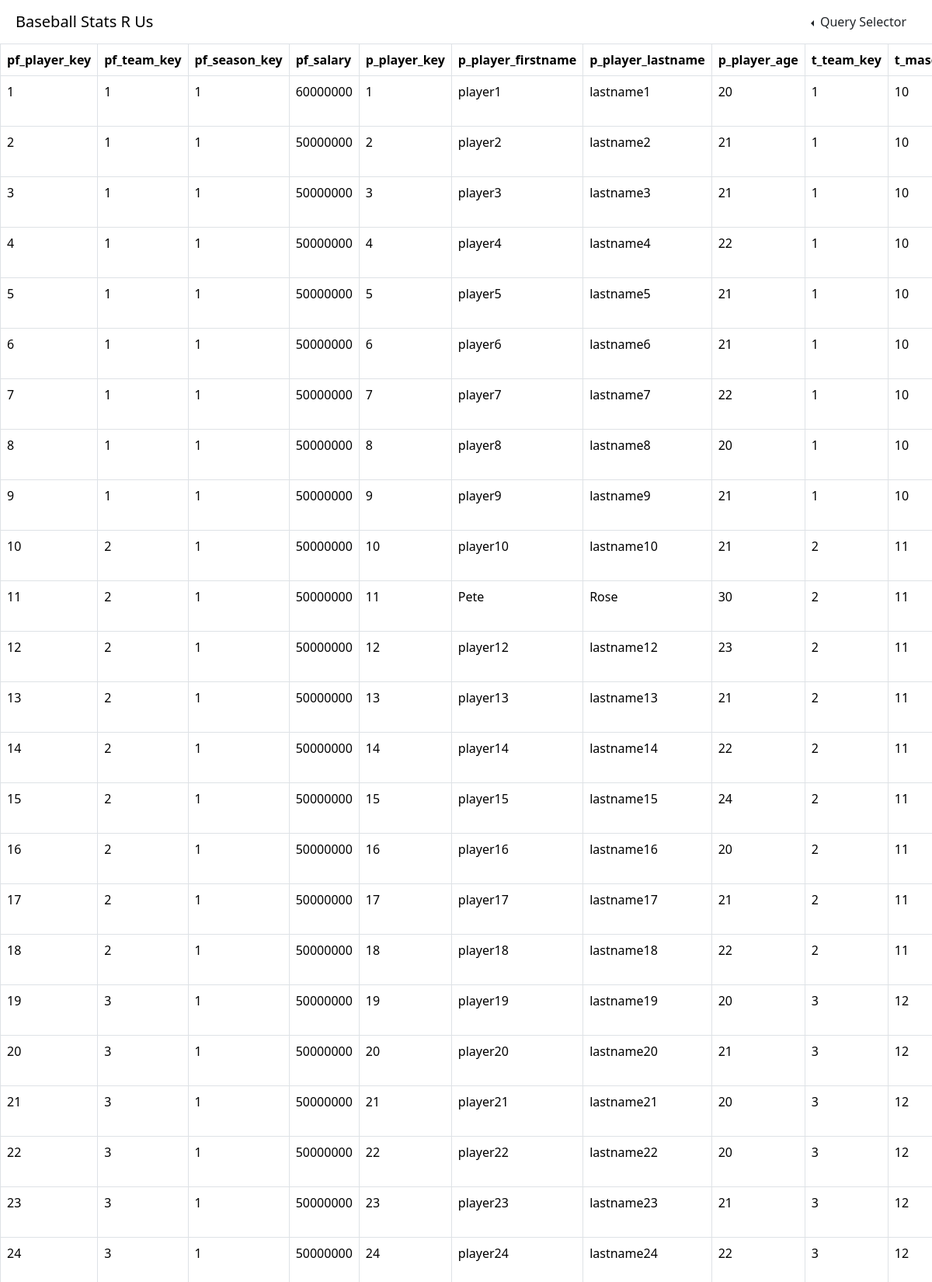
/Q1.html (upper part), run on the app's committed database.
### tables this page shows
CREATE TABLE played_for (
    pf_player_key decimal(3,0) not null,
    pf_team_key decimal(3,0) not null,
    pf_season_key decimal(3,0) not null,
    pf_salary decimal(11,0) not null
);

CREATE TABLE players (
    p_player_key decimal(3,0) not null,
    p_player_firstname varchar(25) not null,
    p_player_lastname varchar(25) not null,
    p_player_age decimal(3,0) not null
);

CREATE TABLE teams (
    t_team_key decimal(3,0) not null,
    t_mascot_key decimal(3,0) not null,
    t_coach_key decimal(3,0) not null,
    t_team_name varchar(25) not null
);

### flask_app.py (the view)
@app.route('/Q1.html')
def index_Q1():
    conn = get_conn(db)
    cursor = conn.cursor()
    sql_file_path = 'sql/Queries/query1.sql'
    execute_query_from_file(sql_file_path, cursor)
    results = cursor.fetchall()
    close_conn(conn)
    return render_template('Q1.html', results=results)

### flask_app.py (called while the page is built)
def get_conn(_db):
    conn = None
    try:
        conn = sqlite3.connect(_db)
    except Error as e:
        print(e)
    return conn

def close_conn(_conn):
    try:
        _conn.close()
    except Error as e:
        print(e)
    return

def execute_query_from_file(file_path, cursor):
    with open(file_path, 'r') as file:
        sql_query = file.read()
        cursor.execute(sql_query)

### templates/Q1.html (shortened to what this page needs)
<!DOCTYPE html>
<html>
    <head>
        <link href="https://cdn.jsdelivr.net/npm/bootstrap@5.3.2/dist/css/bootstrap.min.css" rel="stylesheet">
        <link href="{{url_for('static', filename='assets/css/custom.css')}}" rel="stylesheet">
    </head>
    <body>
    <header>
        <nav class="navbar">
            <div class="container-fluid">
                <span class="navbar-brand ms-2">Baseball Stats R Us</span>
                <ul class="navbar-nav me-2">
                    <li class="nav-item dropstart">
                        <button class="btn dropdown-toggle" data-bs-toggle="dropdown">
                            Query Selector
                        </button>
                    </li>
                </ul>
            </div>
        </nav>
    </header>
    <div class="table-responsive">
        <table class="table table-bordered">
            <tr>
                <th>pf_player_key</th>
                <th>pf_team_key</th>
                <th>pf_season_key</th>
                <th>pf_salary</th>
                <th>p_player_key</th>
                <th>p_player_firstname</th>
                <th>p_player_lastname</th>
                <th>p_player_age</th>
                <th>t_team_key</th>
                <th>t_mascot_key</th>
            </tr>
            {%for column in results%}
                <tr>
                    <td>{{column[0]}}</td>
                    <td>{{column[1]}}</td>
                    <td>{{column[2]}}</td>
                    <td>{{column[3]}}</td>
                    <td>{{column[4]}}</td>
                    <td>{{column[5]}}</td>
                    <td>{{column[6]}}</td>
                    <td>{{column[7]}}</td>
                    <td>{{column[8]}}</td>
                    <td>{{column[9]}}</td>
                </tr>
            {%endfor%}
        </table>
    </div>
    </body>
</html>

### static/assets/css/custom.css (style rules this page uses)
.navbar-nav { flex-direction: row !important; }

### data on the page
played_for: pf_player_key "1", pf_team_key "1", pf_season_key "1", pf_salary "60000000", p_player_key "1", p_player_firstname "player1", p_player_lastname "lastname1", p_player_age "20", t_team_key "1", t_mascot_key "10"
played_for: pf_player_key "2", pf_team_key "1", pf_season_key "1", pf_salary "50000000", p_player_key "2", p_player_firstname "player2", p_player_lastname "lastname2", p_player_age "21", t_team_key "1", t_mascot_key "10"
played_for: pf_player_key "3", pf_team_key "1", pf_season_key "1", pf_salary "50000000", p_player_key "3", p_player_firstname "player3", p_player_lastname "lastname3", p_player_age "21", t_team_key "1", t_mascot_key "10"
played_for: pf_player_key "4", pf_team_key "1", pf_season_key "1", pf_salary "50000000", p_player_key "4", p_player_firstname "player4", p_player_lastname "lastname4", p_player_age "22", t_team_key "1", t_mascot_key "10"
played_for: pf_player_key "5", pf_team_key "1", pf_season_key "1", pf_salary "50000000", p_player_key "5", p_player_firstname "player5", p_player_lastname "lastname5", p_player_age "21", t_team_key "1", t_mascot_key "10"
played_for: pf_player_key "6", pf_team_key "1", pf_season_key "1", pf_salary "50000000", p_player_key "6", p_player_firstname "player6", p_player_lastname "lastname6", p_player_age "21", t_team_key "1", t_mascot_key "10"
played_for: pf_player_key "7", pf_team_key "1", pf_season_key "1", pf_salary "50000000", p_player_key "7", p_player_firstname "player7", p_player_lastname "lastname7", p_player_age "22", t_team_key "1", t_mascot_key "10"
played_for: pf_player_key "8", pf_team_key "1", pf_season_key "1", pf_salary "50000000", p_player_key "8", p_player_firstname "player8", p_player_lastname "lastname8", p_player_age "20", t_team_key "1", t_mascot_key "10"
played_for: pf_player_key "9", pf_team_key "1", pf_season_key "1", pf_salary "50000000", p_player_key "9", p_player_firstname "player9", p_player_lastname "lastname9", p_player_age "21", t_team_key "1", t_mascot_key "10"
played_for: pf_player_key "10", pf_team_key "2", pf_season_key "1", pf_salary "50000000", p_player_key "10", p_player_firstname "player10", p_player_lastname "lastname10", p_player_age "21", t_team_key "2", t_mascot_key "11"
played_for: pf_player_key "11", pf_team_key "2", pf_season_key "1", pf_salary "50000000", p_player_key "11", p_player_firstname "Pete", p_player_lastname "Rose", p_player_age "30", t_team_key "2", t_mascot_key "11"
played_for: pf_player_key "12", pf_team_key "2", pf_season_key "1", pf_salary "50000000", p_player_key "12", p_player_firstname "player12", p_player_lastname "lastname12", p_player_age "23", t_team_key "2", t_mascot_key "11"
played_for: pf_player_key "13", pf_team_key "2", pf_season_key "1", pf_salary "50000000", p_player_key "13", p_player_firstname "player13", p_player_lastname "lastname13", p_player_age "21", t_team_key "2", t_mascot_key "11"
played_for: pf_player_key "14", pf_team_key "2", pf_season_key "1", pf_salary "50000000", p_player_key "14", p_player_firstname "player14", p_player_lastname "lastname14", p_player_age "22", t_team_key "2", t_mascot_key "11"
played_for: pf_player_key "15", pf_team_key "2", pf_season_key "1", pf_salary "50000000", p_player_key "15", p_player_firstname "player15", p_player_lastname "lastname15", p_player_age "24", t_team_key "2", t_mascot_key "11"
played_for: pf_player_key "16", pf_team_key "2", pf_season_key "1", pf_salary "50000000", p_player_key "16", p_player_firstname "player16", p_player_lastname "lastname16", p_player_age "20", t_team_key "2", t_mascot_key "11"
played_for: pf_player_key "17", pf_team_key "2", pf_season_key "1", pf_salary "50000000", p_player_key "17", p_player_firstname "player17", p_player_lastname "lastname17", p_player_age "21", t_team_key "2", t_mascot_key "11"
played_for: pf_player_key "18", pf_team_key "2", pf_season_key "1", pf_salary "50000000", p_player_key "18", p_player_firstname "player18", p_player_lastname "lastname18", p_player_age "22", t_team_key "2", t_mascot_key "11"
played_for: pf_player_key "19", pf_team_key "3", pf_season_key "1", pf_salary "50000000", p_player_key "19", p_player_firstname "player19", p_player_lastname "lastname19", p_player_age "20", t_team_key "3", t_mascot_key "12"
played_for: pf_player_key "20", pf_team_key "3", pf_season_key "1", pf_salary "50000000", p_player_key "20", p_player_firstname "player20", p_player_lastname "lastname20", p_player_age "21", t_team_key "3", t_mascot_key "12"
played_for: pf_player_key "21", pf_team_key "3", pf_season_key "1", pf_salary "50000000", p_player_key "21", p_player_firstname "player21", p_player_lastname "lastname21", p_player_age "20", t_team_key "3", t_mascot_key "12"
played_for: pf_player_key "22", pf_team_key "3", pf_season_key "1", pf_salary "50000000", p_player_key "22", p_player_firstname "player22", p_player_lastname "lastname22", p_player_age "20", t_team_key "3", t_mascot_key "12"
played_for: pf_player_key "23", pf_team_key "3", pf_season_key "1", pf_salary "50000000", p_player_key "23", p_player_firstname "player23", p_player_lastname "lastname23", p_player_age "21", t_team_key "3", t_mascot_key "12"
played_for: pf_player_key "24", pf_team_key "3", pf_season_key "1", pf_salary "50000000", p_player_key "24", p_player_firstname "player24", p_player_lastname "lastname24", p_player_age "22", t_team_key "3", t_mascot_key "12"
